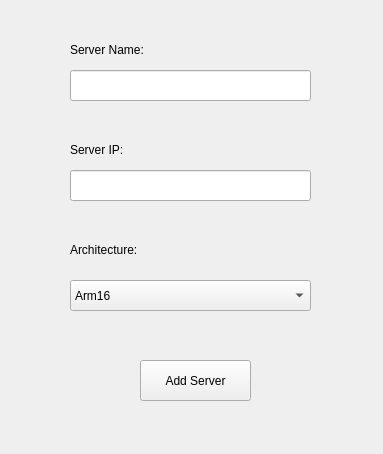
<?xml version="1.0" encoding="UTF-8"?>
<ui version="4.0">
 <class>Form</class>
 <widget class="QWidget" name="Form">
  <property name="geometry">
   <rect>
    <x>0</x>
    <y>0</y>
    <width>383</width>
    <height>454</height>
   </rect>
  </property>
  <property name="windowTitle">
   <string>Add Server</string>
  </property>
  <widget class="QLineEdit" name="TserverName">
   <property name="geometry">
    <rect>
     <x>70</x>
     <y>70</y>
     <width>241</width>
     <height>31</height>
    </rect>
   </property>
  </widget>
  <widget class="QLineEdit" name="TserverIP">
   <property name="geometry">
    <rect>
     <x>70</x>
     <y>170</y>
     <width>241</width>
     <height>31</height>
    </rect>
   </property>
  </widget>
  <widget class="QComboBox" name="ArchitList">
   <property name="geometry">
    <rect>
     <x>70</x>
     <y>280</y>
     <width>241</width>
     <height>31</height>
    </rect>
   </property>
   <item>
    <property name="text">
     <string>Arm16</string>
    </property>
   </item>
   <item>
    <property name="text">
     <string>RISC-V</string>
    </property>
   </item>
   <item>
    <property name="text">
     <string>MIPS</string>
    </property>
   </item>
   <item>
    <property name="text">
     <string>x86</string>
    </property>
   </item>
  </widget>
  <widget class="QPushButton" name="addServerButton">
   <property name="geometry">
    <rect>
     <x>140</x>
     <y>360</y>
     <width>111</width>
     <height>41</height>
    </rect>
   </property>
   <property name="text">
    <string>Add Server</string>
   </property>
  </widget>
  <widget class="QLabel" name="LserverName">
   <property name="geometry">
    <rect>
     <x>70</x>
     <y>40</y>
     <width>151</width>
     <height>20</height>
    </rect>
   </property>
   <property name="text">
    <string>Server Name:</string>
   </property>
  </widget>
  <widget class="QLabel" name="LserverIP">
   <property name="geometry">
    <rect>
     <x>70</x>
     <y>140</y>
     <width>151</width>
     <height>20</height>
    </rect>
   </property>
   <property name="text">
    <string>Server IP:</string>
   </property>
  </widget>
  <widget class="QLabel" name="Larchit">
   <property name="geometry">
    <rect>
     <x>70</x>
     <y>240</y>
     <width>151</width>
     <height>20</height>
    </rect>
   </property>
   <property name="text">
    <string>Architecture:</string>
   </property>
  </widget>
 </widget>
 <resources/>
 <connections/>
</ui>
